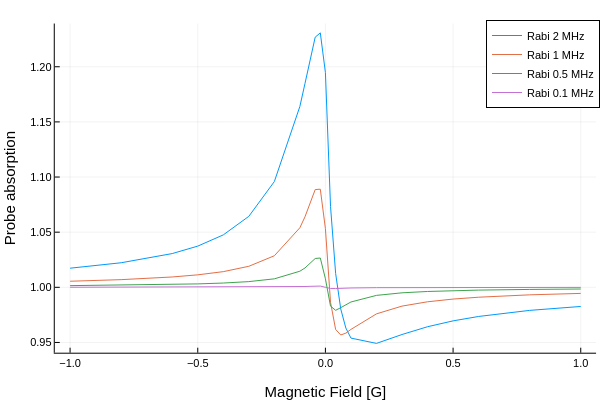

Notebook source saved alongside this figure:
### Markdown cell above
## Comparison
Having calculated and plotted the absorption separately for each transition, we can now normalize them and plot them on one graph.

### Code cell
yOmega2norm=yOmega2./((yOmega2[begin]+yOmega2[end])/2.0)
yOmega1norm=yOmega1./((yOmega1[begin]+yOmega1[end])/2.0)
yOmega0k5norm=yOmega0k5./((yOmega0k5[begin]+yOmega0k5[end])/2.0)
yOmega0k1norm=yOmega0k1./((yOmega0k1[begin]+yOmega0k1[end])/2.0)
plot([xOmega2 xOmega1 xOmega0k5 xOmega0k1], [yOmega2norm yOmega1norm yOmega0k5norm yOmega0k1norm],xlabel="Magnetic Field [G]",ylabel="Probe absorption",label=["Rabi 2 MHz" "Rabi 1 MHz" "Rabi 0.5 MHz" "Rabi 0.1 MHz"])

### Figure 1 — Plotly figure (JSON) as saved in the notebook; plotly's stock layout.template omitted (floating-point values rounded to 4 significant figures)
{"data": [{"colorbar": {"len": 0.9143, "title": "", "x": 0.9934, "y": 0.533}, "legendgroup": "Rabi 2 MHz", "line": {"color": "rgba(0, 154, 250, 1.000)", "dash": "solid", "shape": "linear", "width": 1}, "mode": "lines", "name": "Rabi 2 MHz", "showlegend": true, "type": "scatter", "x": [-1, -0.8, -0.6, -0.5, -0.4, -0.3, -0.2, -0.1, -0.08, -0.06, -0.04, -0.02, 0, 0.02, 0.04, 0.06, 0.08, 0.1, 0.2, 0.3, 0.4, 0.5, 0.6, 0.8, 1], "xaxis": "x", "y": [1.017, 1.022, 1.031, 1.037, 1.048, 1.064, 1.096, 1.164, 1.185, 1.207, 1.227, 1.231, 1.195, 1.073, 1.013, 0.9804, 0.9631, 0.954, 0.9492, 0.9572, 0.9643, 0.9696, 0.9736, 0.9791, 0.9827], "yaxis": "y"}, {"colorbar": {"len": 0.9143, "title": "", "x": 0.9934, "y": 0.533}, "legendgroup": "Rabi 1 MHz", "line": {"color": "rgba(227, 111, 71, 1.000)", "dash": "solid", "shape": "linear", "width": 1}, "mode": "lines", "name": "Rabi 1 MHz", "showlegend": true, "type": "scatter", "x": [-1, -0.8, -0.6, -0.5, -0.4, -0.3, -0.2, -0.1, -0.08, -0.06, -0.04, -0.02, 0, 0.02, 0.04, 0.06, 0.08, 0.1, 0.2, 0.3, 0.4, 0.5, 0.6, 0.8, 1], "xaxis": "x", "y": [1.006, 1.007, 1.009, 1.011, 1.014, 1.019, 1.029, 1.054, 1.064, 1.076, 1.089, 1.089, 1.053, 0.9864, 0.9618, 0.9568, 0.9585, 0.9618, 0.9759, 0.983, 0.9869, 0.9893, 0.991, 0.9932, 0.9945], "yaxis": "y"}, {"colorbar": {"len": 0.9143, "title": "", "x": 0.9934, "y": 0.533}, "legendgroup": "Rabi 0.5 MHz", "line": {"color": "rgba(62, 164, 78, 1.000)", "dash": "solid", "shape": "linear", "width": 1}, "mode": "lines", "name": "Rabi 0.5 MHz", "showlegend": true, "type": "scatter", "x": [-1, -0.8, -0.6, -0.5, -0.4, -0.3, -0.2, -0.1, -0.08, -0.06, -0.04, -0.02, 0, 0.02, 0.04, 0.06, 0.08, 0.1, 0.2, 0.3, 0.4, 0.5, 0.6, 0.8, 1], "xaxis": "x", "y": [1.002, 1.002, 1.003, 1.003, 1.004, 1.005, 1.008, 1.015, 1.018, 1.021, 1.026, 1.027, 1.008, 0.9829, 0.9791, 0.9815, 0.9844, 0.9867, 0.9927, 0.995, 0.9962, 0.997, 0.9975, 0.9981, 0.9985], "yaxis": "y"}, {"colorbar": {"len": 0.9143, "title": "", "x": 0.9934, "y": 0.533}, "legendgroup": "Rabi 0.1 MHz", "line": {"color": "rgba(195, 113, 210, 1.000)", "dash": "solid", "shape": "linear", "width": 1}, "mode": "lines", "name": "Rabi 0.1 MHz", "showlegend": true, "type": "scatter", "x": [-1, -0.8, -0.6, -0.5, -0.4, -0.3, -0.2, -0.1, -0.08, -0.06, -0.04, -0.02, 0, 0.02, 0.04, 0.06, 0.08, 0.1, 0.2, 0.3, 0.4, 0.5, 0.6, 0.8, 1], "xaxis": "x", "y": [1.0, 1.0, 1.0, 1.0, 1.0, 1.0, 1.0, 1.001, 1.001, 1.001, 1.001, 1.001, 1.0, 0.9989, 0.9989, 0.9991, 0.9993, 0.9994, 0.9997, 0.9998, 0.9998, 0.9999, 0.9999, 0.9999, 0.9999], "yaxis": "y"}], "layout": {"annotations": [], "height": 400, "legend": {"bgcolor": "rgba(255, 255, 255, 1.000)", "bordercolor": "rgba(0, 0, 0, 1.000)", "borderwidth": 1, "font": {"color": "rgba(0, 0, 0, 1.000)", "family": "sans-serif", "size": 11}, "title": {"font": {"color": "rgba(0, 0, 0, 1.000)", "family": "sans-serif", "size": 15}, "text": ""}, "tracegroupgap": 0, "traceorder": "normal", "x": 1, "xanchor": "auto", "y": 1, "yanchor": "auto"}, "margin": {"b": 20, "l": 0, "r": 0, "t": 20}, "paper_bgcolor": "rgba(255, 255, 255, 1.000)", "plot_bgcolor": "rgba(255, 255, 255, 1.000)", "showlegend": true, "width": 600, "xaxis": {"anchor": "y", "domain": [0.09128, 0.9934], "gridcolor": "rgba(0, 0, 0, 0.100)", "gridwidth": 0.5, "linecolor": "rgba(0, 0, 0, 1.000)", "mirror": false, "range": [-1.06, 1.06], "showgrid": true, "showline": true, "showticklabels": true, "tickangle": 0, "tickcolor": "rgb(0, 0, 0)", "tickfont": {"color": "rgba(0, 0, 0, 1.000)", "family": "sans-serif", "size": 11}, "tickmode": "array", "ticks": "inside", "ticktext": ["−1.0", "−0.5", "0.0", "0.5", "1.0"], "tickvals": [-1, -0.5, 0, 0.5, 1], "title": "Magnetic Field [G]", "titlefont": {"color": "rgba(0, 0, 0, 1.000)", "family": "sans-serif", "size": 15}, "type": "-", "visible": true, "zeroline": false, "zerolinecolor": "rgba(0, 0, 0, 1.000)"}, "yaxis": {"anchor": "x", "domain": [0.07581, 0.9902], "gridcolor": "rgba(0, 0, 0, 0.100)", "gridwidth": 0.5, "linecolor": "rgba(0, 0, 0, 1.000)", "mirror": false, "range": [0.9407, 1.239], "showgrid": true, "showline": true, "showticklabels": true, "tickangle": 0, "tickcolor": "rgb(0, 0, 0)", "tickfont": {"color": "rgba(0, 0, 0, 1.000)", "family": "sans-serif", "size": 11}, "tickmode": "array", "ticks": "inside", "ticktext": ["0.95", "1.00", "1.05", "1.10", "1.15", "1.20"], "tickvals": [0.95, 1.0, 1.05, 1.1, 1.15, 1.2], "title": "Probe absorption", "titlefont": {"color": "rgba(0, 0, 0, 1.000)", "family": "sans-serif", "size": 15}, "type": "-", "visible": true, "zeroline": false, "zerolinecolor": "rgba(0, 0, 0, 1.000)"}}}
